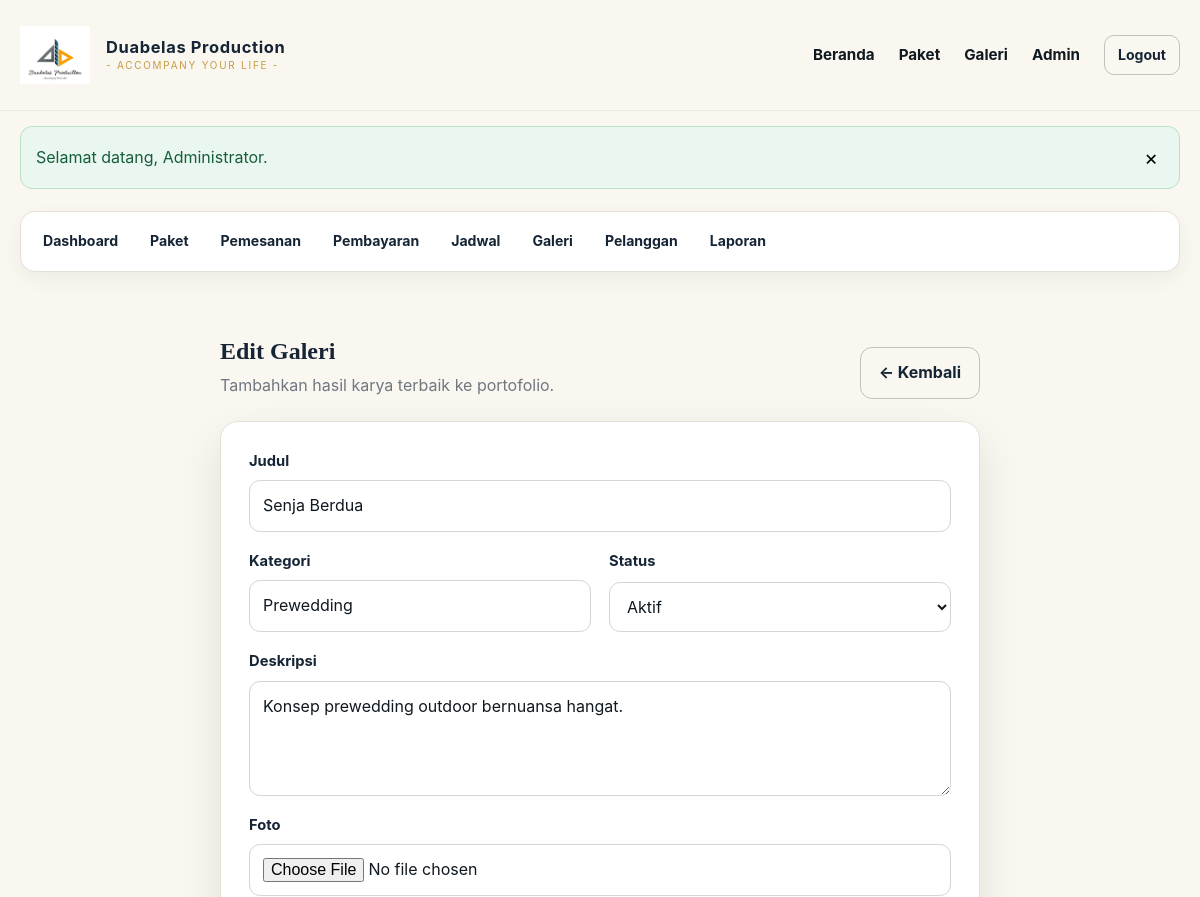
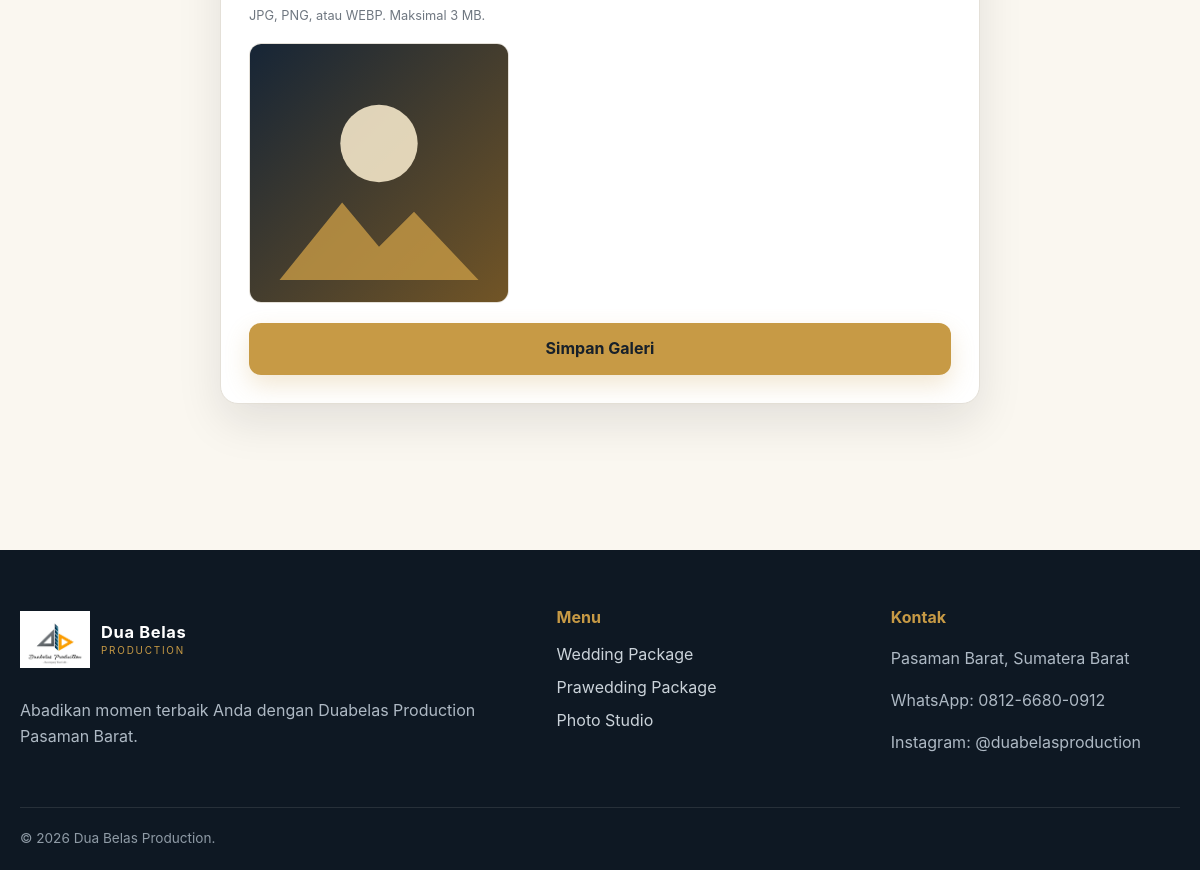
/admin/gallery_form.php?id=2 (signed in), run on the app's committed database (2 pictures, top to bottom).
### tables this page shows
CREATE TABLE IF NOT EXISTS gallery (
    id INT UNSIGNED AUTO_INCREMENT PRIMARY KEY,
    title VARCHAR(140) NOT NULL,
    category VARCHAR(80) NOT NULL,
    description TEXT DEFAULT NULL,
    photo VARCHAR(255) DEFAULT NULL,
    status ENUM('active','inactive') NOT NULL DEFAULT 'active',
    created_at TIMESTAMP DEFAULT CURRENT_TIMESTAMP,
    updated_at TIMESTAMP DEFAULT CURRENT_TIMESTAMP ON UPDATE CURRENT_TIMESTAMP
);

### config/app.php (called while the page is built, shortened)
<?php
function url(string $path = ''): string
{
    return BASE_URL . ($path !== '' ? '/' . ltrim($path, '/') : '');
}
function asset(string $path): string
{
    return url('assets/' . ltrim($path, '/'));
}
function e(?string $value): string
{
    return htmlspecialchars((string) $value, ENT_QUOTES, 'UTF-8');
}

### admin/gallery_form.php (the view, shortened to what this page needs)
<?php
require_once __DIR__.'/../config/database.php';require_once __DIR__.'/../includes/auth.php';require_role('admin');
$id=(int)($_GET['id']??$_POST['id']??0);$item=['title'=>'','category'=>'','description'=>'','photo'=>null,'status'=>'active'];if($id){$stmt=$pdo->prepare("SELECT * FROM gallery WHERE id=?");$stmt->execute([$id]);$found=$stmt->fetch();if(!$found){flash('danger','Data galeri tidak ditemukan.');redirect('admin/gallery.php');}$item=$found;}$error=null;
$pageTitle=$id?'Edit Galeri':'Tambah Galeri';require __DIR__.'/../includes/header.php';require __DIR__.'/../includes/admin_nav.php';
?>
<section class="section" style="padding-top:30px"><div class="narrow"><div class="dashboard-head"><div><h1><?= $id?'Edit':'Tambah' ?> Galeri</h1><p>Tambahkan hasil karya terbaik ke portofolio.</p></div><a class="btn btn-outline" href="<?= url('admin/gallery.php') ?>">← Kembali</a></div><div class="form-card"><?php if($error): ?><div class="form-error"><?= e($error) ?></div><?php endif; ?><form method="post" enctype="multipart/form-data"><input type="hidden" name="csrf_token" value="<?= e(csrf_token()) ?>"><input type="hidden" name="id" value="<?= $id ?>"><div class="form-grid"><div class="form-group full"><label>Judul</label><input name="title" value="<?= e((string)$item['title']) ?>" required></div><div class="form-group"><label>Kategori</label><input name="category" value="<?= e((string)$item['category']) ?>" required></div><div class="form-group"><label>Status</label><select name="status"><option value="active" <?= $item['status']==='active'?'selected':'' ?>>Aktif</option><option value="inactive" <?= $item['status']==='inactive'?'selected':'' ?>>Tidak Aktif</option></select></div><div class="form-group full"><label>Deskripsi</label><textarea name="description"><?= e((string)$item['description']) ?></textarea></div><div class="form-group full"><label>Foto</label><input type="file" name="photo" accept="image/jpeg,image/png,image/webp" data-preview="#gallery-preview" <?= $id?'':'required' ?>><span class="help">JPG, PNG, atau WEBP. Maksimal 3 MB.</span><img id="gallery-preview" class="preview" src="<?= $item['photo']?url('uploads/gallery/'.$item['photo']):asset('img/default-gallery.svg') ?>" alt="Pratinjau"></div></div><button class="btn btn-primary btn-block" style="margin-top:20px" type="submit">Simpan Galeri</button></form></div></div></section>
<?php require __DIR__.'/../includes/footer.php'; ?>

### assets/css/style.css (style rules this page uses)
:root { --ink: #101820; --navy: #162536; --navy-2: #22384f; --gold: #c79a45; --gold-soft: #f3e6c8; --cream: #faf7f0; --paper: #ffffff; --muted: #6f7780; --line: #e4e0d8; --success: #1f7a4d; --danger: #b44141; --warning: #a66a12; --info: #316b8f; --shadow: 0 18px 45px rgba(16, 24, 32, .10); --radius: 18px; }
* { box-sizing: border-box; }
html { scroll-behavior: smooth; }
body { margin: 0; font-family: Inter, ui-sans-serif, system-ui, -apple-system, BlinkMacSystemFont, "Segoe UI", sans-serif; color: var(--ink); background: var(--cream); line-height: 1.6; }
a { color: inherit; text-decoration: none; }
img { max-width: 100%; display: block; }
button, input, textarea, select { font: inherit; }
.narrow { width: min(760px, calc(100% - 32px)); margin-inline: auto; }
.btn { display: inline-flex; align-items: center; justify-content: center; gap: 8px; border: 1px solid transparent; border-radius: 12px; padding: 12px 18px; font-weight: 750; cursor: pointer; transition: transform .18s ease, box-shadow .18s ease, background .18s ease; }
.btn-primary { background: var(--gold); color: #17202a; box-shadow: 0 10px 25px rgba(199, 154, 69, .24); }
.btn-outline { border-color: rgba(22, 37, 54, .25); color: var(--navy); background: transparent; }
.btn-block { width: 100%; }
.section { padding: 76px 0; }
.form-card { background: #fff; border: 1px solid var(--line); border-radius: var(--radius); padding: 28px; box-shadow: var(--shadow); }
.form-grid { display: grid; grid-template-columns: repeat(2, 1fr); gap: 18px; }
.form-group { display: grid; gap: 7px; }
.form-group.full { grid-column: 1 / -1; }
label { color: var(--navy); font-weight: 750; font-size: .92rem; }
input, select, textarea { width: 100%; border: 1px solid #d7d5cf; background: #fff; border-radius: 11px; padding: 12px 13px; color: var(--ink); outline: none; transition: border .16s ease, box-shadow .16s ease; }
textarea { min-height: 115px; resize: vertical; }
.help { font-size: .8rem; color: var(--muted); }
.preview { max-width: 260px; border-radius: 12px; border: 1px solid var(--line); margin-top: 10px; }
.dashboard-head { display: flex; justify-content: space-between; align-items: end; gap: 20px; margin: 30px 0 22px; }
.dashboard-head h1 { color: var(--navy); margin: 0; font-family: Georgia, "Times New Roman", serif; }
.dashboard-head p { margin: 3px 0 0; color: var(--muted); }

### data on the page
gallery: title "Senja Berdua", category "Prewedding", status "Aktif", description "Konsep prewedding outdoor bernuansa hangat."

### other printed values
$flashMessage['message'] "Selamat datang, Administrator."
$label "Dashboard"
$label "Paket"
$label "Pemesanan"
$label "Pembayaran"
$label "Jadwal"
$label "Galeri"
$label "Pelanggan"
$label "Laporan"
